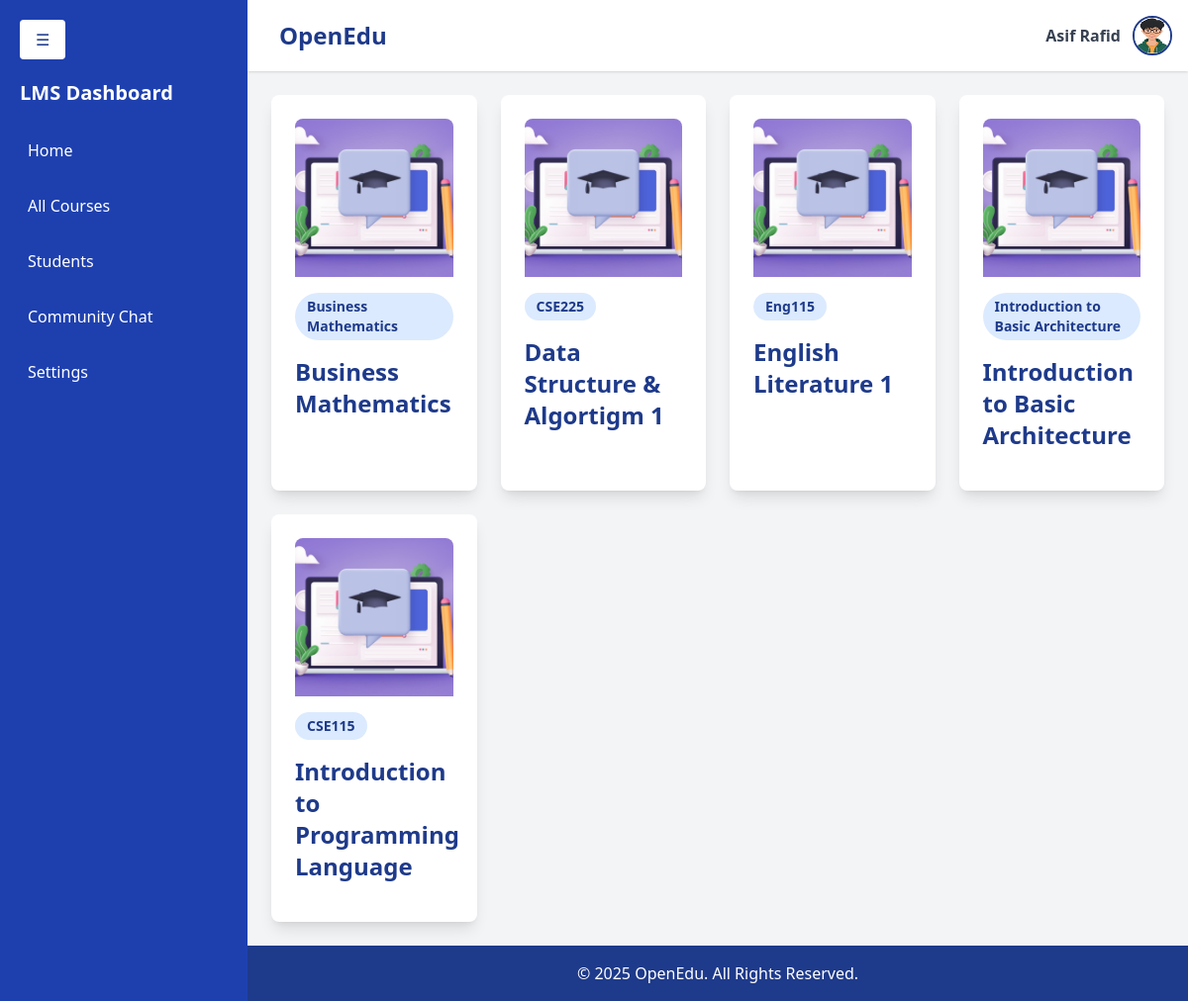
The page /courses (signed in) on the database its author committed.
### accounts/models.py (models this page shows, shortened)
class User(AbstractUser):
    contact = models.CharField(max_length=15, blank=True, null=True)
    profilepicture = models.ImageField(upload_to='images/profilepictures', blank=True, null=True,default='images/profilepictures/rafid1.jpg')
    role=models.TextField(default='user')
    course=models.IntegerField(default=-1)
    department=models.IntegerField(default=-1)
    groups = models.ManyToManyField(
        'auth.Group',
        related_name='custom_user_set',
        blank=True
    )
    user_permissions = models.ManyToManyField(
        'auth.Permission',
        related_name='custom_user_permissions_set',
        blank=True
    )

### lms/models.py (models this page shows, shortened)
class Course(models.Model):
    id = models.AutoField(primary_key=True)  # Automatically generates a primary key
    course_code = models.CharField(max_length=6, unique=True)  # Unique course code
    course_name = models.CharField(max_length=50)  # Course name
    course_description = models.TextField(
        default="This course provides a comprehensive overview of essential topics, methodologies, and concepts. Further details will be provided."
    )  # Description of the course
    department = models.ForeignKey('Department', related_name='courses', on_delete=models.CASCADE)  # Foreign key to Department
    image = models.ImageField(upload_to='images/course/', null=True, default='images/course/default.jpg')  # Course image

### home/views.py (the view)
# urls.py: path('courses', courses, name='courses'),
@login_required
def courses(request):
    courses = Course.objects.all().order_by('course_name')
    context={'name':request.user.username,'courses':courses}
    return render(request,"courses.html",context)

### home/templates/courses.html (shortened to what this page needs)
{% extends 'dashboard.html' %} {%block content %}
<div class="p-6 flex-grow">
  <div
    class="grid grid-cols-1 sm:grid-cols-2 md:grid-cols-3 lg:grid-cols-4 gap-6"
  >
    {% for course in courses %}
    <a
      href="{% url 'course_facs' dept_id=course.department.id course_id=course.id %}"
      class="card bg-white p-6 rounded-lg shadow-lg cursor-pointer hover:shadow-xl transition duration-300 transform hover:scale-105"
    >
      <img
        src="{{course.image.url}}"
        alt="Course Image"
        class="w-full h-40 object-cover rounded-t-lg mb-4"
      />
      <div class="flex items-center mb-4">
        <span
          class="text-sm font-semibold text-blue-900 bg-blue-100 px-3 py-1 rounded-full"
          >{{course.course_code}}</span
        >
      </div>
      <h3 class="text-2xl font-semibold text-blue-900 mb-2">
        {{course.course_name}}
      </h3>
    </a>
    {% endfor %}
  </div>
</div>
{%endblock%}

### home/templates/dashboard.html (shortened to what this page needs)
{% load static %}
<!DOCTYPE html>
<html lang="en">
  <head>
    <link rel="stylesheet" href="{% static 'css/dashboard.css' %}" />
    <script src="https://cdn.tailwindcss.com"></script>
  </head>
  <body class="bg-gray-100 flex">
    {% include 'inc/navbar.html' %}
    <div id="content" class="flex-1 flex flex-col min-h-screen ml-0 ">
      {% include 'inc/header.html' %}
      {% block content %}{% endblock %}
      {% include 'inc/footer.html' %}
  </body>
</html>

### home/templates/inc/navbar.html (shortened to what this page needs)
<aside id="sidebar" class="bg-blue-900 text-white p-5 ">
  <button  onclick="toggleSidebar()" class="bg-white text-blue-900 px-4 py-2 rounded right-0 mb-5">
    ☰
  </button>
  <h2 class="text-xl font-bold mb-6">LMS Dashboard</h2>
  <nav>
    <ul>
      <li class="mb-4">
        <a
          href="{%url 'departments'%}"
          class="block p-2 hover:bg-blue-700 rounded"
          >Home</a
        >
      </li>
      <li class="mb-4">
        <a href="{%url 'courses'%}" class="block p-2 hover:bg-blue-700 rounded"
          >All Courses</a
        >
      </li>
      <li class="mb-4">
        <a href="{%url 'students'%}" class="block p-2 hover:bg-blue-700 rounded"
          >Students</a
        >
      </li>
      <li class="mb-4">
        <a
          href="{% url 'commChat' %}"
          class="block p-2 hover:bg-blue-700 rounded"
          >Community Chat</a
        >
      </li>
      <li class="mb-4">
        <a href="#" class="block p-2 hover:bg-blue-700 rounded">Settings</a>
      </li>
    </ul>
  </nav>
</aside>

### home/templates/inc/header.html (shortened to what this page needs)
<header class="bg-white shadow p-4 flex justify-between items-center relative">
  <div class="flex items-center space-x-4">
    <h1 class="text-2xl font-bold text-blue-900">OpenEdu</h1>
  </div>
  <div class="flex items-center space-x-3 relative">
    <span class="text-gray-700 font-semibold">
      {{ request.user.first_name }} {{ request.user.last_name }}
    </span>
    <a
      href="javascript:void(0);"
      onclick="toggleDropdownProfile()"
      class="w-10 h-10"
    >
      <img
        src="{{ request.user.profilepicture.url }}"
        alt="Profile"
        class="w-10 h-10 rounded-full border-2 border-blue-900"
      />
    </a>
  </div>
</header>

### home/templates/inc/footer.html
<footer class="bg-blue-900 text-white text-center p-4 mt-auto">
    <p>&copy; 2025 OpenEdu. All Rights Reserved.</p>
  </footer>
</div>

### home/static/css/dashboard.css (style rules this page uses)
#sidebar { position: fixed; top: 0; left: 0; height: 100%; width: 250px; background-color: #1e40af; color: white; z-index: 50; transform: translateX(-100%); transition: transform 0.4s ease-in-out, opacity 0.5s ease-in-out; }
#sidebar.open { transform: translateX(0); opacity: 1; }
#content { transition: margin-left 0.4s ease-in-out; }
#content.shifted { margin-left: 250px; }
.card { transition: transform 0.3s ease-in-out; }
footer { background-color: #1e40af; color: white; text-align: center; padding: 20px 0; position: relative; bottom: 0; width: 100%; }

### rows shown on the page
User: user.first_name "Asif", user.last_name "Rafid", user.profilepicture (picture)
Course: image (placeholder picture), course_code "Business Mathematics", course_name "Business Mathematics"
Course: image (placeholder picture), course_code "CSE225", course_name "Data Structure & Algortigm 1"
Course: image (placeholder picture), course_code "Eng115", course_name "English Literature 1"
Course: image (placeholder picture), course_code "Introduction to Basic Architecture", course_name "Introduction to Basic Architecture"
Course: image (placeholder picture), course_code "CSE115", course_name "Introduction to Programming Language"
